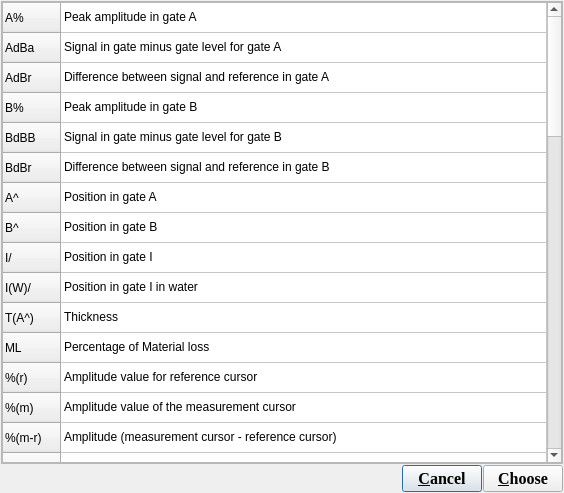
<?xml version="1.0" encoding="UTF-8"?>
<ui version="4.0">
 <class>MeasureDialog</class>
 <widget class="QDialog" name="MeasureDialog">
  <property name="geometry">
   <rect>
    <x>0</x>
    <y>0</y>
    <width>564</width>
    <height>493</height>
   </rect>
  </property>
  <property name="windowTitle">
   <string>Dialog</string>
  </property>
  <layout class="QVBoxLayout" name="verticalLayout_2">
   <property name="spacing">
    <number>1</number>
   </property>
   <property name="leftMargin">
    <number>1</number>
   </property>
   <property name="topMargin">
    <number>1</number>
   </property>
   <property name="rightMargin">
    <number>1</number>
   </property>
   <property name="bottomMargin">
    <number>1</number>
   </property>
   <item>
    <widget class="QScrollArea" name="scrollArea">
     <property name="widgetResizable">
      <bool>true</bool>
     </property>
     <widget class="QWidget" name="scrollAreaWidgetContents">
      <property name="geometry">
       <rect>
        <x>0</x>
        <y>0</y>
        <width>560</width>
        <height>459</height>
       </rect>
      </property>
      <layout class="QVBoxLayout" name="verticalLayout">
       <property name="spacing">
        <number>1</number>
       </property>
       <property name="leftMargin">
        <number>0</number>
       </property>
       <property name="topMargin">
        <number>0</number>
       </property>
       <property name="rightMargin">
        <number>0</number>
       </property>
       <property name="bottomMargin">
        <number>0</number>
       </property>
       <item>
        <widget class="QTableWidget" name="tableWidget">
         <property name="editTriggers">
          <set>QAbstractItemView::NoEditTriggers</set>
         </property>
         <property name="showGrid">
          <bool>true</bool>
         </property>
         <property name="wordWrap">
          <bool>true</bool>
         </property>
         <property name="cornerButtonEnabled">
          <bool>true</bool>
         </property>
         <attribute name="horizontalHeaderVisible">
          <bool>false</bool>
         </attribute>
         <attribute name="horizontalHeaderStretchLastSection">
          <bool>true</bool>
         </attribute>
         <attribute name="verticalHeaderVisible">
          <bool>true</bool>
         </attribute>
         <row>
          <property name="text">
           <string>A%</string>
          </property>
         </row>
         <row>
          <property name="text">
           <string>AdBa</string>
          </property>
         </row>
         <row>
          <property name="text">
           <string>AdBr</string>
          </property>
         </row>
         <row>
          <property name="text">
           <string>B%</string>
          </property>
         </row>
         <row>
          <property name="text">
           <string>BdBB</string>
          </property>
         </row>
         <row>
          <property name="text">
           <string>BdBr</string>
          </property>
         </row>
         <row>
          <property name="text">
           <string>A^</string>
          </property>
         </row>
         <row>
          <property name="text">
           <string>B^</string>
          </property>
         </row>
         <row>
          <property name="text">
           <string>I/</string>
          </property>
         </row>
         <row>
          <property name="text">
           <string>I(W)/</string>
          </property>
         </row>
         <row>
          <property name="text">
           <string>T(A^)</string>
          </property>
         </row>
         <row>
          <property name="text">
           <string>ML</string>
          </property>
         </row>
         <row>
          <property name="text">
           <string>%(r)</string>
          </property>
         </row>
         <row>
          <property name="text">
           <string>%(m)</string>
          </property>
         </row>
         <row>
          <property name="text">
           <string>%(m-r)</string>
          </property>
         </row>
         <row>
          <property name="text">
           <string>U(r)</string>
          </property>
         </row>
         <row>
          <property name="text">
           <string>U(m)</string>
          </property>
         </row>
         <row>
          <property name="text">
           <string>U(m-r)</string>
          </property>
         </row>
         <row>
          <property name="text">
           <string>P(r)</string>
          </property>
         </row>
         <row>
          <property name="text">
           <string>P(m)</string>
          </property>
         </row>
         <row>
          <property name="text">
           <string>P(m-r)</string>
          </property>
         </row>
         <row>
          <property name="text">
           <string>S(r)</string>
          </property>
         </row>
         <row>
          <property name="text">
           <string>S(m)</string>
          </property>
         </row>
         <row>
          <property name="text">
           <string>S(m-r)</string>
          </property>
         </row>
         <row>
          <property name="text">
           <string>I(r)</string>
          </property>
         </row>
         <row>
          <property name="text">
           <string>I(m)</string>
          </property>
         </row>
         <row>
          <property name="text">
           <string>I(m-r)</string>
          </property>
         </row>
         <row>
          <property name="text">
           <string>RA^</string>
          </property>
         </row>
         <row>
          <property name="text">
           <string>RB^</string>
          </property>
         </row>
         <row>
          <property name="text">
           <string>PA^</string>
          </property>
         </row>
         <row>
          <property name="text">
           <string>PB^</string>
          </property>
         </row>
         <row>
          <property name="text">
           <string>DA^</string>
          </property>
         </row>
         <row>
          <property name="text">
           <string>DB^</string>
          </property>
         </row>
         <row>
          <property name="text">
           <string>SA^</string>
          </property>
         </row>
         <row>
          <property name="text">
           <string>SB^</string>
          </property>
         </row>
         <row>
          <property name="text">
           <string>ViA^</string>
          </property>
         </row>
         <row>
          <property name="text">
           <string>ViB^</string>
          </property>
         </row>
         <row>
          <property name="text">
           <string>VsA^</string>
          </property>
         </row>
         <row>
          <property name="text">
           <string>VsB^</string>
          </property>
         </row>
         <row>
          <property name="text">
           <string>LA^</string>
          </property>
         </row>
         <row>
          <property name="text">
           <string>LB^</string>
          </property>
         </row>
         <row>
          <property name="text">
           <string>E%</string>
          </property>
         </row>
         <row>
          <property name="text">
           <string>AWS-DA</string>
          </property>
         </row>
         <row>
          <property name="text">
           <string>AWS-DB</string>
          </property>
         </row>
         <row>
          <property name="text">
           <string>AWS-DC</string>
          </property>
         </row>
         <row>
          <property name="text">
           <string>AWS-DD</string>
          </property>
         </row>
         <row>
          <property name="text">
           <string>AWS-D45</string>
          </property>
         </row>
         <row>
          <property name="text">
           <string>AWS-D60</string>
          </property>
         </row>
         <row>
          <property name="text">
           <string>AWS-D70</string>
          </property>
         </row>
         <row>
          <property name="text">
           <string>AWS-D</string>
          </property>
         </row>
         <row>
          <property name="text">
           <string>T-D(r)</string>
          </property>
         </row>
         <row>
          <property name="text">
           <string>T-D(m)</string>
          </property>
         </row>
         <row>
          <property name="text">
           <string>T-S(m-r)</string>
          </property>
         </row>
         <row>
          <property name="text">
           <string>T-D(m-r)</string>
          </property>
         </row>
         <column>
          <property name="text">
           <string>Explain</string>
          </property>
         </column>
         <item row="0" column="0">
          <property name="text">
           <string>Peak amplitude in gate A</string>
          </property>
         </item>
         <item row="1" column="0">
          <property name="text">
           <string>Signal in gate minus gate level for gate A</string>
          </property>
         </item>
         <item row="2" column="0">
          <property name="text">
           <string>Difference between signal and reference in gate A</string>
          </property>
         </item>
         <item row="3" column="0">
          <property name="text">
           <string>Peak amplitude in gate B</string>
          </property>
         </item>
         <item row="4" column="0">
          <property name="text">
           <string>Signal in gate minus gate level for gate B</string>
          </property>
         </item>
         <item row="5" column="0">
          <property name="text">
           <string>Difference between signal and reference in gate B</string>
          </property>
         </item>
         <item row="6" column="0">
          <property name="text">
           <string>Position in gate A</string>
          </property>
         </item>
         <item row="7" column="0">
          <property name="text">
           <string>Position in gate B</string>
          </property>
         </item>
         <item row="8" column="0">
          <property name="text">
           <string>Position in gate I</string>
          </property>
         </item>
         <item row="9" column="0">
          <property name="text">
           <string>Position in gate I in water</string>
          </property>
         </item>
         <item row="10" column="0">
          <property name="text">
           <string>Thickness</string>
          </property>
         </item>
         <item row="11" column="0">
          <property name="text">
           <string>Percentage of Material loss</string>
          </property>
         </item>
         <item row="12" column="0">
          <property name="text">
           <string>Amplitude value for reference cursor</string>
          </property>
         </item>
         <item row="13" column="0">
          <property name="text">
           <string>Amplitude value of the measurement cursor</string>
          </property>
         </item>
         <item row="14" column="0">
          <property name="text">
           <string>Amplitude (measurement cursor - reference cursor)</string>
          </property>
         </item>
         <item row="15" column="0">
          <property name="text">
           <string>Ultrasonic position of the reference cursor</string>
          </property>
         </item>
         <item row="16" column="0">
          <property name="text">
           <string>Ultrasonic position of the measurement cursor</string>
          </property>
         </item>
         <item row="17" column="0">
          <property name="text">
           <string>Ultrasonic axix(measurement cursor - reference cursor)</string>
          </property>
         </item>
         <item row="18" column="0">
          <property name="text">
           <string>Probe position of the reference cursor</string>
          </property>
         </item>
         <item row="19" column="0">
          <property name="text">
           <string>Probe position of the measurement cursor</string>
          </property>
         </item>
         <item row="20" column="0">
          <property name="text">
           <string>Probe (measurement cursor - reference cursor)</string>
          </property>
         </item>
         <item row="21" column="0">
          <property name="text">
           <string>Scan position of the reference cursor</string>
          </property>
         </item>
         <item row="22" column="0">
          <property name="text">
           <string>Scan position of the measurment cursor</string>
          </property>
         </item>
         <item row="23" column="0">
          <property name="text">
           <string>Scan (measurement cursor - reference cursor)</string>
          </property>
         </item>
         <item row="24" column="0">
          <property name="text">
           <string>Index position of the reference cursor</string>
          </property>
         </item>
         <item row="25" column="0">
          <property name="text">
           <string>Index position of the measurement cursor</string>
          </property>
         </item>
         <item row="26" column="0">
          <property name="text">
           <string>Index axis(measurement cursor - reference cursor)</string>
          </property>
         </item>
         <item row="27" column="0">
          <property name="text">
           <string>Reference point to the indication in gate A</string>
          </property>
         </item>
         <item row="28" column="0">
          <property name="text">
           <string>Reference point to the indication in gate B</string>
          </property>
         </item>
         <item row="29" column="0">
          <property name="text">
           <string>Probe front face to the indication in gate A</string>
          </property>
         </item>
         <item row="30" column="0">
          <property name="text">
           <string>Probe front face to the indication in gate B</string>
          </property>
         </item>
         <item row="31" column="0">
          <property name="text">
           <string>Depth of the indication in gate A</string>
          </property>
         </item>
         <item row="32" column="0">
          <property name="text">
           <string>Depth of the indication in gate B</string>
          </property>
         </item>
         <item row="33" column="0">
          <property name="text">
           <string>Sound path of the indication in gate A</string>
          </property>
         </item>
         <item row="34" column="0">
          <property name="text">
           <string>Sound path of the indication in gate B</string>
          </property>
         </item>
         <item row="35" column="0">
          <property name="text">
           <string>Volumetric position in gate A on the index axis</string>
          </property>
         </item>
         <item row="36" column="0">
          <property name="text">
           <string>Volumetric position in gate B on the index axis</string>
          </property>
         </item>
         <item row="37" column="0">
          <property name="text">
           <string>Volumetric position in gate A on the scan axis</string>
          </property>
         </item>
         <item row="38" column="0">
          <property name="text">
           <string>Volumetric position in gate B on the scan axis</string>
          </property>
         </item>
         <item row="39" column="0">
          <property name="text">
           <string>Leg(skip)of the indication in gate A</string>
          </property>
         </item>
         <item row="40" column="0">
          <property name="text">
           <string>Leg(skip)of the indication in gate B</string>
          </property>
         </item>
         <item row="41" column="0">
          <property name="text">
           <string>Peak amplitude of the envelop in gate A</string>
          </property>
         </item>
         <item row="42" column="0">
          <property name="text">
           <string>Indication level for AWS-D1.5A</string>
          </property>
         </item>
         <item row="43" column="0">
          <property name="text">
           <string>Zero reference  level for AWS-D1.5B</string>
          </property>
         </item>
         <item row="44" column="0">
          <property name="text">
           <string>Attenuation factor for AWS-D1.5 C</string>
          </property>
         </item>
         <item row="45" column="0">
          <property name="text">
           <string>Indication rating for AWS-D1.5D</string>
          </property>
         </item>
         <item row="46" column="0">
          <property name="text">
           <string>Discontinuity severity class for AWS-D1.5 45</string>
          </property>
         </item>
         <item row="47" column="0">
          <property name="text">
           <string>Discontinuity severity class for AWS-D1.5 60</string>
          </property>
         </item>
         <item row="48" column="0">
          <property name="text">
           <string>Discontinuity severity class for AWS-D1.5 70</string>
          </property>
         </item>
         <item row="49" column="0">
          <property name="text">
           <string>CL Discontinuity severity class for AWS-D1.5</string>
          </property>
         </item>
         <item row="50" column="0">
          <property name="text">
           <string>TOFD Ultrasonic Axis Reference Cursor Depth</string>
          </property>
         </item>
         <item row="51" column="0">
          <property name="text">
           <string>TOFD Ultrasonic Axis Measure Cursor Depth</string>
          </property>
         </item>
         <item row="52" column="0">
          <property name="text">
           <string>TOFD Scan Axis Cursor Space</string>
          </property>
         </item>
         <item row="53" column="0">
          <property name="text">
           <string>TOFD Ultrasonic Axis Cursor Height</string>
          </property>
         </item>
        </widget>
       </item>
      </layout>
     </widget>
    </widget>
   </item>
   <item>
    <layout class="QHBoxLayout" name="horizontalLayout">
     <item>
      <spacer name="horizontalSpacer">
       <property name="orientation">
        <enum>Qt::Horizontal</enum>
       </property>
       <property name="sizeHint" stdset="0">
        <size>
         <width>40</width>
         <height>20</height>
        </size>
       </property>
      </spacer>
     </item>
     <item>
      <widget class="QPushButton" name="cancelPushButton">
       <property name="sizePolicy">
        <sizepolicy hsizetype="Preferred" vsizetype="Preferred">
         <horstretch>0</horstretch>
         <verstretch>0</verstretch>
        </sizepolicy>
       </property>
       <property name="font">
        <font>
         <family>Times New Roman</family>
         <pointsize>12</pointsize>
         <weight>75</weight>
         <bold>true</bold>
        </font>
       </property>
       <property name="text">
        <string>&amp;Cancel</string>
       </property>
      </widget>
     </item>
     <item>
      <widget class="QPushButton" name="choosePushButton">
       <property name="sizePolicy">
        <sizepolicy hsizetype="Preferred" vsizetype="Preferred">
         <horstretch>0</horstretch>
         <verstretch>0</verstretch>
        </sizepolicy>
       </property>
       <property name="font">
        <font>
         <family>Times New Roman</family>
         <pointsize>12</pointsize>
         <weight>75</weight>
         <bold>true</bold>
        </font>
       </property>
       <property name="text">
        <string>&amp;Choose</string>
       </property>
      </widget>
     </item>
    </layout>
   </item>
  </layout>
 </widget>
 <resources/>
 <connections>
  <connection>
   <sender>cancelPushButton</sender>
   <signal>clicked()</signal>
   <receiver>MeasureDialog</receiver>
   <slot>reject()</slot>
   <hints>
    <hint type="sourcelabel">
     <x>423</x>
     <y>478</y>
    </hint>
    <hint type="destinationlabel">
     <x>372</x>
     <y>479</y>
    </hint>
   </hints>
  </connection>
  <connection>
   <sender>choosePushButton</sender>
   <signal>clicked()</signal>
   <receiver>MeasureDialog</receiver>
   <slot>accept()</slot>
   <hints>
    <hint type="sourcelabel">
     <x>522</x>
     <y>476</y>
    </hint>
    <hint type="destinationlabel">
     <x>291</x>
     <y>479</y>
    </hint>
   </hints>
  </connection>
 </connections>
</ui>
